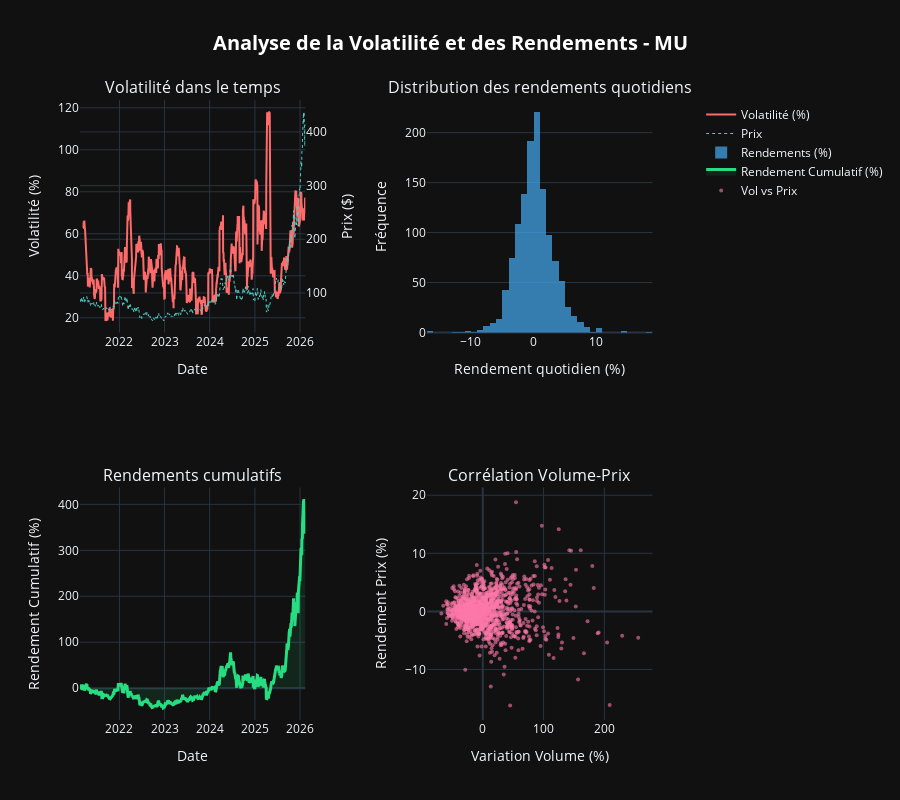

Notebook code cell kept with this figure:
### Code cell
# Analyse de la volatilité et des rendements
fig_vol = make_subplots(
    rows=2, cols=2,
    subplot_titles=('Volatilité dans le temps', 'Distribution des rendements quotidiens',
                   'Rendements cumulatifs', 'Corrélation Volume-Prix'),
    specs=[[{"secondary_y": True}, {"type": "histogram"}],
           [{"colspan": 1}, {"type": "scatter"}]]
)

# Volatilité
fig_vol.add_trace(
    go.Scatter(x=df.index, y=df['Volatility'], name='Volatilité (%)',
               line=dict(color='#ff6b6b', width=2)),
    row=1, col=1
)

# Prix sur axe secondaire
fig_vol.add_trace(
    go.Scatter(x=df.index, y=df['Close'], name='Prix',
               line=dict(color='#4ecdc4', width=1, dash='dot')),
    row=1, col=1, secondary_y=True
)

# Distribution des rendements
fig_vol.add_trace(
    go.Histogram(x=df['Daily_Return'].dropna()*100, nbinsx=50,
                name='Rendements (%)', marker_color='#45aaf2',
                opacity=0.7),
    row=1, col=2
)

# Rendements cumulatifs
fig_vol.add_trace(
    go.Scatter(x=df.index, y=df['Cumulative_Return']*100, 
               name='Rendement Cumulatif (%)',
               line=dict(color='#26de81', width=3),
               fill='tozeroy', fillcolor='rgba(38, 222, 129, 0.1)'),
    row=2, col=1
)

# Corrélation Volume-Prix (rendements)
price_change = df['Daily_Return'].dropna()
volume_change = df['Volume'].pct_change().dropna()

# Synchroniser les longueurs
min_len = min(len(price_change), len(volume_change))
price_change = price_change[-min_len:]
volume_change = volume_change[-min_len:]

fig_vol.add_trace(
    go.Scatter(x=volume_change*100, y=price_change*100,
               mode='markers', name='Vol vs Prix',
               marker=dict(color='#fd79a8', size=4, opacity=0.6)),
    row=2, col=2
)

# Configuration des axes
fig_vol.update_xaxes(title_text="Date", row=1, col=1)
fig_vol.update_yaxes(title_text="Volatilité (%)", row=1, col=1)
fig_vol.update_yaxes(title_text="Prix ($)", row=1, col=1, secondary_y=True)

fig_vol.update_xaxes(title_text="Rendement quotidien (%)", row=1, col=2)
fig_vol.update_yaxes(title_text="Fréquence", row=1, col=2)

fig_vol.update_xaxes(title_text="Date", row=2, col=1)
fig_vol.update_yaxes(title_text="Rendement Cumulatif (%)", row=2, col=1)

fig_vol.update_xaxes(title_text="Variation Volume (%)", row=2, col=2)
fig_vol.update_yaxes(title_text="Rendement Prix (%)", row=2, col=2)

fig_vol.update_layout(
    title=dict(
        text=f'<b>Analyse de la Volatilité et des Rendements - {ticker}</b>',
        x=0.5,
        font=dict(size=20, color='white')
    ),
    template='plotly_dark',
    height=800,
    showlegend=True
)

fig_vol.show()

# Statistiques sur les rendements
returns_stats = df['Daily_Return'].describe()
print("📊 Statistiques des rendements quotidiens:")
print(f"📈 Rendement moyen: {returns_stats['mean']*100:.3f}%")
print(f"📊 Médiane: {returns_stats['50%']*100:.3f}%")
print(f"💨 Écart-type: {returns_stats['std']*100:.3f}%")
print(f"📉 Min: {returns_stats['min']*100:.2f}%")
print(f"📈 Max: {returns_stats['max']*100:.2f}%")

# Ratio de Sharpe (approximatif, sans taux sans risque)
sharpe_ratio = (df['Daily_Return'].mean() / df['Daily_Return'].std()) * np.sqrt(252)
print(f"\n⚡ Ratio de Sharpe annualisé: {sharpe_ratio:.3f}")

# Volatilité actuelle vs moyenne
current_vol = df['Volatility'].iloc[-1]
avg_vol = df['Volatility'].mean()
print(f"\n💨 Volatilité actuelle: {current_vol:.2f}%")
print(f"💨 Volatilité moyenne: {avg_vol:.2f}%")
vol_status = "✅ FAIBLE" if current_vol < avg_vol else "⚠️ ÉLEVÉE"
print(f"📊 Status: {vol_status}")

### Figure 1 — Plotly figure (JSON) as saved in the notebook; plotly's stock layout.template omitted (floating-point values rounded to 4 significant figures; data arrays with more than 128 entries replaced by an {"elided": "..."} marker saying what was removed)
{"data": [{"line": {"color": "#ff6b6b", "width": 2}, "name": "Volatilité (%)", "type": "scatter", "x": {"elided": "1256 str values"}, "xaxis": "x", "y": {"elided": "1256 float values"}, "yaxis": "y"}, {"line": {"color": "#4ecdc4", "dash": "dot", "width": 1}, "name": "Prix", "type": "scatter", "x": {"elided": "1256 str values"}, "xaxis": "x", "y": {"elided": "1256 float values"}, "yaxis": "y2"}, {"marker": {"color": "#45aaf2"}, "name": "Rendements (%)", "nbinsx": 50, "opacity": 0.7, "type": "histogram", "x": {"elided": "1255 float values"}, "xaxis": "x2", "yaxis": "y3"}, {"fill": "tozeroy", "fillcolor": "rgba(38, 222, 129, 0.1)", "line": {"color": "#26de81", "width": 3}, "name": "Rendement Cumulatif (%)", "type": "scatter", "x": {"elided": "1256 str values"}, "xaxis": "x3", "y": {"elided": "1256 float values"}, "yaxis": "y4"}, {"marker": {"color": "#fd79a8", "opacity": 0.6, "size": 4}, "mode": "markers", "name": "Vol vs Prix", "type": "scatter", "x": {"elided": "1255 float values"}, "xaxis": "x4", "y": {"elided": "1255 float values"}, "yaxis": "y5"}], "layout": {"annotations": [{"font": {"size": 16}, "showarrow": false, "text": "Volatilité dans le temps", "x": 0.185, "xanchor": "center", "xref": "paper", "y": 1, "yanchor": "bottom", "yref": "paper"}, {"font": {"size": 16}, "showarrow": false, "text": "Distribution des rendements quotidiens", "x": 0.755, "xanchor": "center", "xref": "paper", "y": 1, "yanchor": "bottom", "yref": "paper"}, {"font": {"size": 16}, "showarrow": false, "text": "Rendements cumulatifs", "x": 0.185, "xanchor": "center", "xref": "paper", "y": 0.375, "yanchor": "bottom", "yref": "paper"}, {"font": {"size": 16}, "showarrow": false, "text": "Corrélation Volume-Prix", "x": 0.755, "xanchor": "center", "xref": "paper", "y": 0.375, "yanchor": "bottom", "yref": "paper"}], "height": 800, "showlegend": true, "title": {"font": {"color": "white", "size": 20}, "text": "<b>Analyse de la Volatilité et des Rendements - MU</b>", "x": 0.5}, "xaxis": {"anchor": "y", "domain": [0, 0.37], "title": {"text": "Date"}}, "xaxis2": {"anchor": "y3", "domain": [0.57, 0.94], "title": {"text": "Rendement quotidien (%)"}}, "xaxis3": {"anchor": "y4", "domain": [0, 0.37], "title": {"text": "Date"}}, "xaxis4": {"anchor": "y5", "domain": [0.57, 0.94], "title": {"text": "Variation Volume (%)"}}, "yaxis": {"anchor": "x", "domain": [0.625, 1], "title": {"text": "Volatilité (%)"}}, "yaxis2": {"anchor": "x", "overlaying": "y", "side": "right", "title": {"text": "Prix ($)"}}, "yaxis3": {"anchor": "x2", "domain": [0.625, 1], "title": {"text": "Fréquence"}}, "yaxis4": {"anchor": "x3", "domain": [0, 0.375], "title": {"text": "Rendement Cumulatif (%)"}}, "yaxis5": {"anchor": "x4", "domain": [0, 0.375], "title": {"text": "Rendement Prix (%)"}}}}
